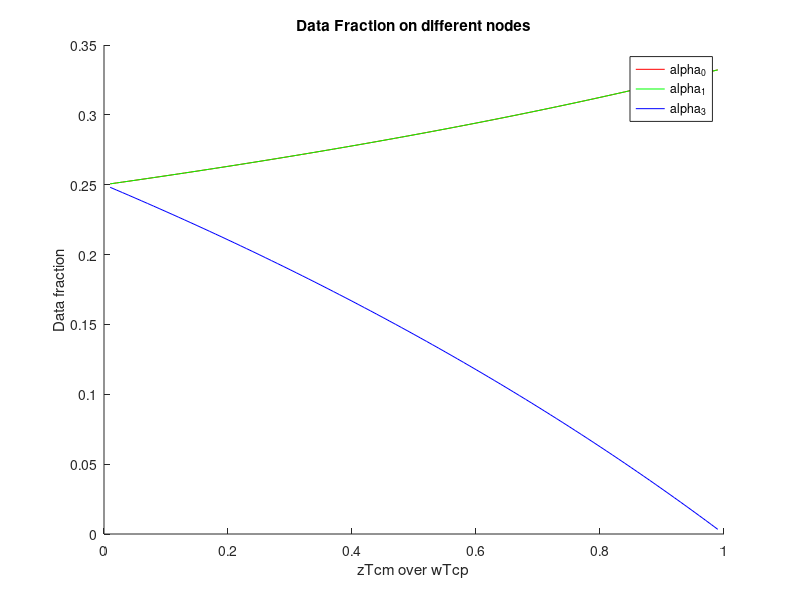
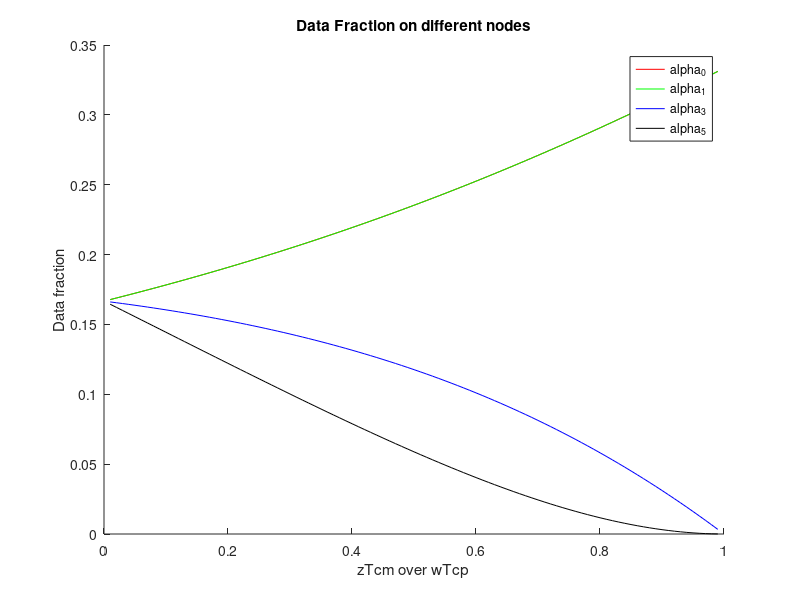
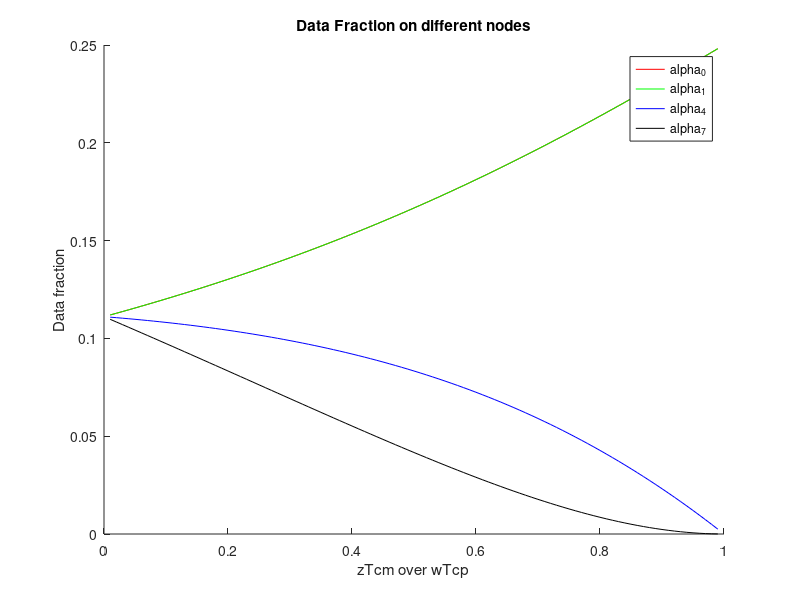
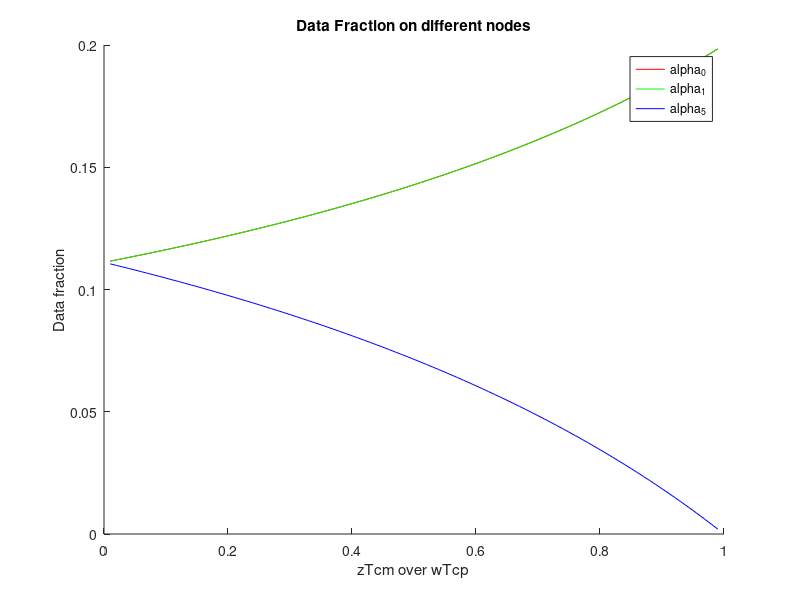

The MATLAB script that drew these images, in order:
%%
clear
clc
B = [1
    0
    0];
solution = [];

for sigma = 0.01:0.01:0.99
    A = [1 2 1
        1 -1 0
        0 sigma-1 1];
    s = [];
    s = A\B;
    s = s';
    solution = [solution;s];
end

sigma = [0.01:0.01:0.99];

figure
hold on
plot(sigma,solution(:,1),'r');
plot(sigma,solution(:,2),'g');
plot(sigma,solution(:,3),'b');

ylabel('Data fraction');
xlabel('zTcm over wTcp');
title('Data Fraction on different nodes');
legend('alpha_0','alpha_1','alpha_3');
%%
clear
clc
B = [1
    0
    0
    0];

solution = [];
for sigma = 0.01:0.01:0.99
    
    A = [1 2 2 1
        1 -1 0 0
        0 sigma-1 1 0
        0 sigma-1 sigma 1];
    
    s = [];
    s = A\B;
    s = s';
    solution = [solution;s];
     
end

sigma = [0.01:0.01:0.99];

figure
hold on
plot(sigma,solution(:,1),'r');
plot(sigma,solution(:,2),'g');
plot(sigma,solution(:,3),'b');
plot(sigma,solution(:,4),'k');

ylabel('Data fraction');
xlabel('zTcm over wTcp');
title('Data Fraction on different nodes');
legend('alpha_0','alpha_1','alpha_3','alpha_5');
%%
clear
clc
B = [1
    0
    0
    0];

solution = [];
for sigma = 0.01:0.01:0.99
    
    A = [1 3 3 2
        1 -1 0 0
        0 sigma-1 1 0
        0 sigma-1 sigma 1];
    
    s = [];
    s = A\B;
    s = s';
    solution = [solution;s];
     
end

sigma = [0.01:0.01:0.99];

figure
hold on
plot(sigma,solution(:,1),'r');
plot(sigma,solution(:,2),'g');
plot(sigma,solution(:,3),'b');
plot(sigma,solution(:,4),'k');

ylabel('Data fraction');
xlabel('zTcm over wTcp');
title('Data Fraction on different nodes');
legend('alpha_0','alpha_1','alpha_4','alpha_7');
%%
clear
clc
B = [1
    0
    0];

solution = [];
for sigma = 0.01:0.01:0.99
    
    A = [1 4 4 
        1 -1 0
        0 sigma-1 1];
    
    s = [];
    s = A\B;
    s = s';
    solution = [solution;s];
     
end

sigma = [0.01:0.01:0.99];

figure
hold on
plot(sigma,solution(:,1),'r');
plot(sigma,solution(:,2),'g');
plot(sigma,solution(:,3),'b');

ylabel('Data fraction');
xlabel('zTcm over wTcp');
title('Data Fraction on different nodes');
legend('alpha_0','alpha_1','alpha_5');
%%

